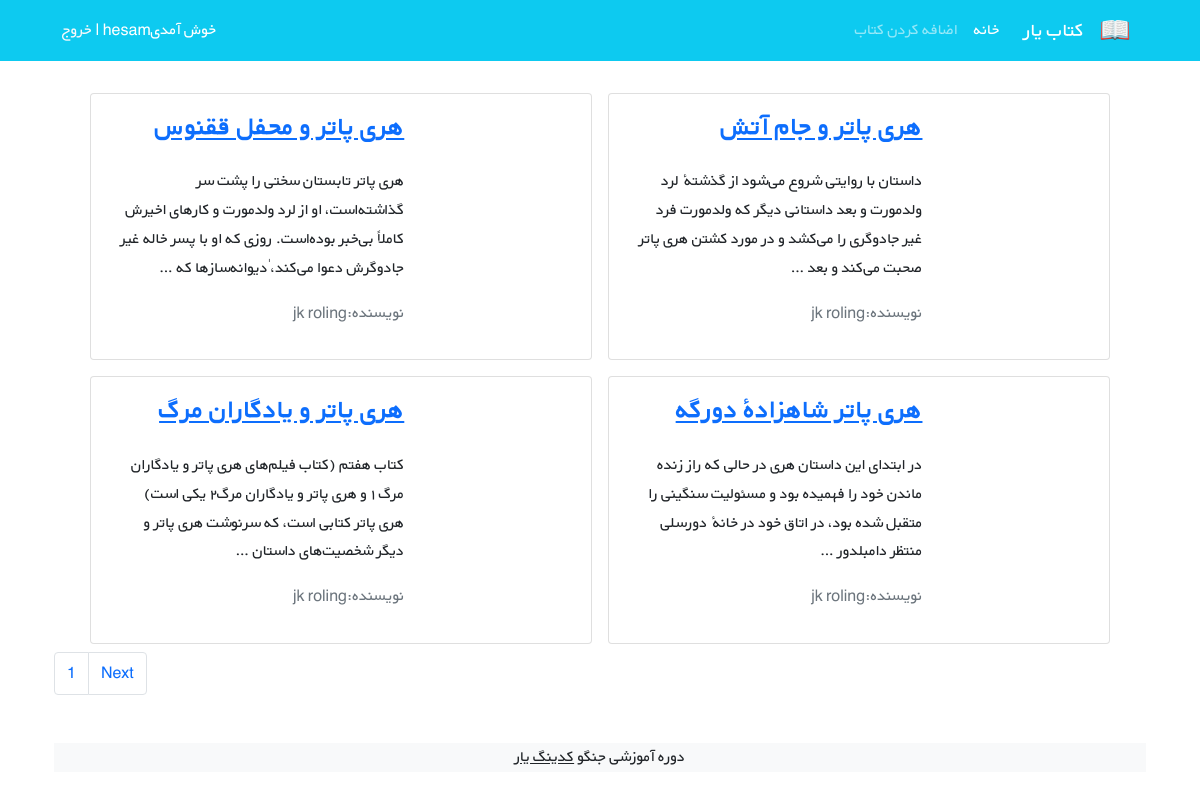
The app's page /books/ (signed in), older data.
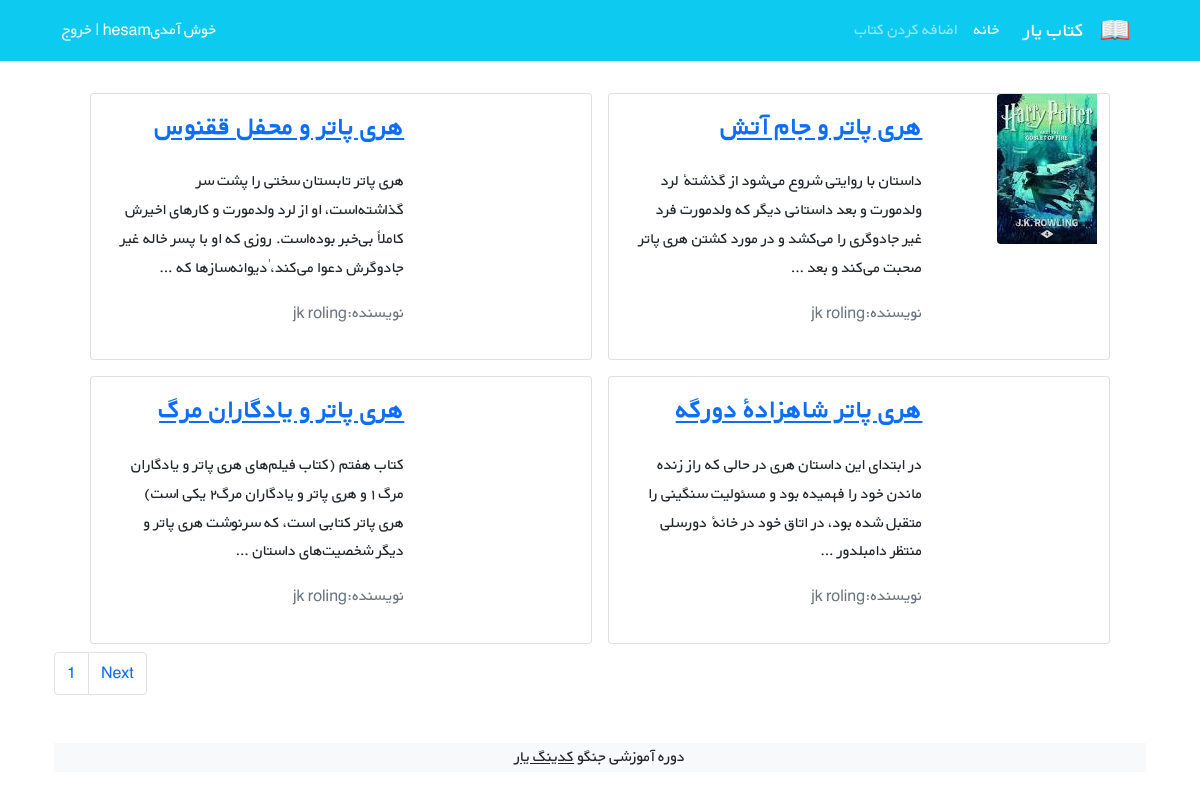
The same page, newer data.
### books/models.py (models this page shows, shortened)
class Books(models.Model):
    STATUS_CHOICE = (
        ('fa', 'farsi'),
        ('en', 'english'),
        ('etc', 'other')
    )
    user = models.ForeignKey(get_user_model(), on_delete=models.CASCADE)
    title = models.CharField(max_length=50)
    author = models.CharField(max_length=50)
    language = models.CharField(max_length=50, choices=STATUS_CHOICE)
    description = models.TextField()
    price = models.DecimalField(max_digits=5, decimal_places=2)
    cover = models.ImageField(upload_to='covers/', blank=True, null=True)

### books/views.py (the view)
# urls.py: path('', views.BookList.as_view(), name='book_list'),
class BookList(generic.ListView):
    model = Books
    paginate_by = 4
    template_name = 'books/booklist.html'
    context_object_name = 'books'

### books/templates/books/booklist.html (shortened to what this page needs)
{% extends "_base.html" %}
{% block content %}
    <div class="container mt-4">
        <div class="row flex-row-reverse justify-content-md-center">
            {% for book in books %}
                <div class="card m-2" style="max-width: 45%">
                    <div class="row g-0 h-100" dir="rtl">
                        <div class="col-md-4">
                            {% if book.cover %}
                                <img src="{{ book.cover.url }}"
                                     class="img-fluid rounded-start" alt="...">
                            {% endif %}
                        </div>
                        <div class="col-md-8 h-100">
                            <div class="d-flex flex-column justify-content-between h-100">
                                <div class="card-body">
                                    <a href="{% url 'book_detail' book.id %}"><h3 class="card-title">
                                        <strong>{{ book.title }}</strong></h3></a>
                                    <p class="card-text pt-3">{{ book.description | truncatewords:30 }}</p>
                                    <p class="text-muted">نویسنده:{{ book.author }}</p>
                                </div>
                            </div>
                        </div>
                    </div>
                </div>
            {% endfor %}
        </div>
        <nav aria-label="Page navigation example">
            <ul class="pagination">
                <li class="page-item"><a class="page-link" href="#">{{ page_obj.number }}</a></li>
                {% if page_obj.has_next %}
                    <li class="page-item"><a class="page-link" href="?page={{ page_obj.next_page_number }}">Next</a>
                    </li>
                {% endif %}
            </ul>
        </nav>
{% endblock %}

Row changes from the older to the newer data that the page shows:
changed Books "هری پاتر و جام آتش": cover: picture added
